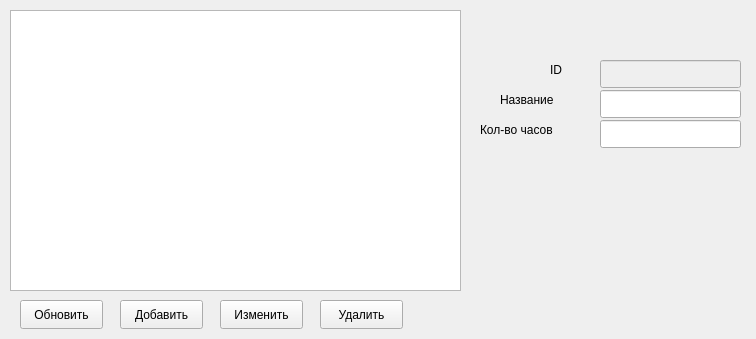
<?xml version="1.0" encoding="UTF-8"?>
<ui version="4.0">
 <class>Subject</class>
 <widget class="QWidget" name="Subject">
  <property name="geometry">
   <rect>
    <x>0</x>
    <y>0</y>
    <width>756</width>
    <height>339</height>
   </rect>
  </property>
  <property name="windowTitle">
   <string>Form</string>
  </property>
  <widget class="QLineEdit" name="idLine">
   <property name="enabled">
    <bool>false</bool>
   </property>
   <property name="geometry">
    <rect>
     <x>600</x>
     <y>60</y>
     <width>141</width>
     <height>28</height>
    </rect>
   </property>
  </widget>
  <widget class="QLineEdit" name="hoursLine">
   <property name="geometry">
    <rect>
     <x>600</x>
     <y>120</y>
     <width>141</width>
     <height>28</height>
    </rect>
   </property>
  </widget>
  <widget class="QLineEdit" name="nameLine">
   <property name="geometry">
    <rect>
     <x>600</x>
     <y>90</y>
     <width>141</width>
     <height>28</height>
    </rect>
   </property>
  </widget>
  <widget class="QLabel" name="label_3">
   <property name="geometry">
    <rect>
     <x>480</x>
     <y>120</y>
     <width>101</width>
     <height>20</height>
    </rect>
   </property>
   <property name="text">
    <string>Кол-во часов</string>
   </property>
  </widget>
  <widget class="QPushButton" name="delButton">
   <property name="geometry">
    <rect>
     <x>320</x>
     <y>300</y>
     <width>83</width>
     <height>29</height>
    </rect>
   </property>
   <property name="text">
    <string>Удалить</string>
   </property>
  </widget>
  <widget class="QPushButton" name="addButton">
   <property name="geometry">
    <rect>
     <x>120</x>
     <y>300</y>
     <width>83</width>
     <height>29</height>
    </rect>
   </property>
   <property name="text">
    <string>Добавить</string>
   </property>
  </widget>
  <widget class="QLabel" name="label_2">
   <property name="geometry">
    <rect>
     <x>500</x>
     <y>90</y>
     <width>91</width>
     <height>20</height>
    </rect>
   </property>
   <property name="text">
    <string>Название</string>
   </property>
  </widget>
  <widget class="QTableView" name="tableView">
   <property name="geometry">
    <rect>
     <x>10</x>
     <y>10</y>
     <width>451</width>
     <height>281</height>
    </rect>
   </property>
  </widget>
  <widget class="QLabel" name="label">
   <property name="geometry">
    <rect>
     <x>550</x>
     <y>60</y>
     <width>31</width>
     <height>20</height>
    </rect>
   </property>
   <property name="text">
    <string>ID</string>
   </property>
  </widget>
  <widget class="QPushButton" name="editButton">
   <property name="geometry">
    <rect>
     <x>220</x>
     <y>300</y>
     <width>83</width>
     <height>29</height>
    </rect>
   </property>
   <property name="text">
    <string>Изменить</string>
   </property>
  </widget>
  <widget class="QPushButton" name="pushButton">
   <property name="geometry">
    <rect>
     <x>20</x>
     <y>300</y>
     <width>83</width>
     <height>29</height>
    </rect>
   </property>
   <property name="text">
    <string>Обновить</string>
   </property>
  </widget>
 </widget>
 <resources/>
 <connections/>
</ui>
